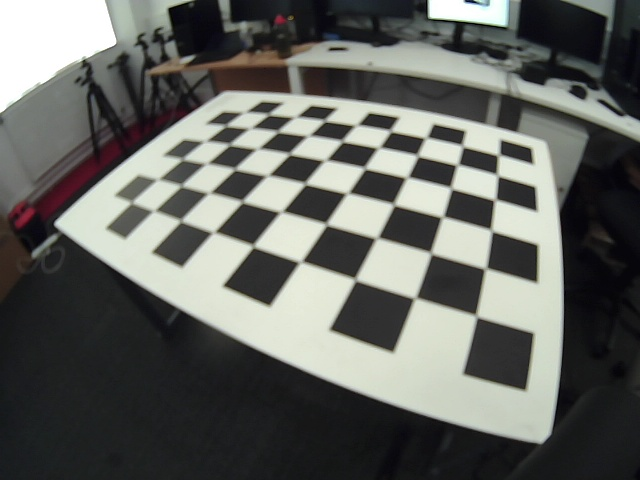
#> input picture 3D_multi_pose_estimator/calibration_camera/intrinsic/captured_images/Cam1/image_000.jpg, 640 x 480 px; its folder holds only this picture in this run
$ python Intrinsic_cam1_cam2.py
#> lines starting #> are read from the running program, lines starting #| are printed output that depends on the picture; after the words box and inside, x2 and y2 are one past the last pixel; in counts of white or black regions, pixels touching at a corner belong together; long printed decimals are rounded
import numpy as np
import cv2
import glob
import os
from pathlib import Path
import matplotlib.pyplot as plt

# === SETTINGS ===
# Checkerboard dimensions (internal corners)
CHECKERBOARD = (9, 6)  # (width, height)

# Square size in real-world units (millimeters)
square_size = 24.0  # in mm

# Camera folders - update these paths to your image directories
camera_folders = {
    "Cam0": r"/home/arptracker/rmunusamy/human_tracker_MSC/human_tracker/calibration_camera/intrinsic/captured_images/Cam1",
    "Cam1": r"/home/arptracker/rmunusamy/human_tracker_MSC/human_tracker/calibration_camera/intrinsic/captured_images/Cam1"
}

# Create output directory for visualization
output_dir = "calibration_results"
os.makedirs(output_dir, exist_ok=True)

# Termination criteria for corner refinement
criteria = (cv2.TERM_CRITERIA_EPS + cv2.TERM_CRITERIA_MAX_ITER, 30, 0.001)

# Process each camera
for cam_name, image_folder in camera_folders.items():
    print(f"\n=== Calibrating {cam_name} ===")

    # Prepare object points: (0,0,0), (1,0,0), (2,0,0) ... (8,5,0)
    objp = np.zeros((CHECKERBOARD[1] * CHECKERBOARD[0], 3), np.float32)
    objp[:, :2] = np.mgrid[0:CHECKERBOARD[0], 0:CHECKERBOARD[1]].T.reshape(-1, 2)
    objp *= square_size  # Scale to real-world size

    # Arrays to store object points and image points
    objpoints = []  # 3D points in real world space
    imgpoints = []  # 2D points in image plane

    # List for storing image paths where checkerboard was found
    successful_images = []

    # Get all calibration images
    images = glob.glob(os.path.join(image_folder, "*.jpg"))
    if not images:
        images = glob.glob(os.path.join(image_folder, "*.png"))

    if not images:
        print(f"No images found in {image_folder}")
        continue

    print(f"Found {len(images)} images for {cam_name}")

    # Process each image
    for idx, fname in enumerate(images):
        img = cv2.imread(fname)
#> img is the input picture: shape (480, 640, 3); mean B, G, R 96.5, 100.8, 99.1
        if img is None:
            print(f"Could not read image {fname}. Skipping.")
            continue

        # Convert to grayscale
        gray = cv2.cvtColor(img, cv2.COLOR_BGR2GRAY)

        # Find the checkerboard corners
        flags = cv2.CALIB_CB_ADAPTIVE_THRESH + cv2.CALIB_CB_NORMALIZE_IMAGE + cv2.CALIB_CB_FAST_CHECK
        ret, corners = cv2.findChessboardCorners(gray, CHECKERBOARD, flags)
#> ret = True; corners = 54 rows, first 8: [476, 316], [415, 298.1], [355, 279.5], [300.5, 261.5], [253.4, 247.8], [213.5, 232.5], [180.5, 220.5], [154, 211]

        # If found, refine and add points
        if ret:
            # Refine corner positions
            corners2 = cv2.cornerSubPix(
                gray, corners, (11, 11), (-1, -1), criteria
            )
#> corners2 = 54 rows, first 8: [476.3, 316], [415, 298], [355.2, 279.5], [300.5, 261.8], [253.2, 246], [213.6, 232.2], [180.7, 220.7], [154.1, 210.6]

            # Store results
            objpoints.append(objp)
            imgpoints.append(corners2)
            successful_images.append(fname)

            # Draw and save the corners
            cv2.drawChessboardCorners(img, CHECKERBOARD, corners2, ret)
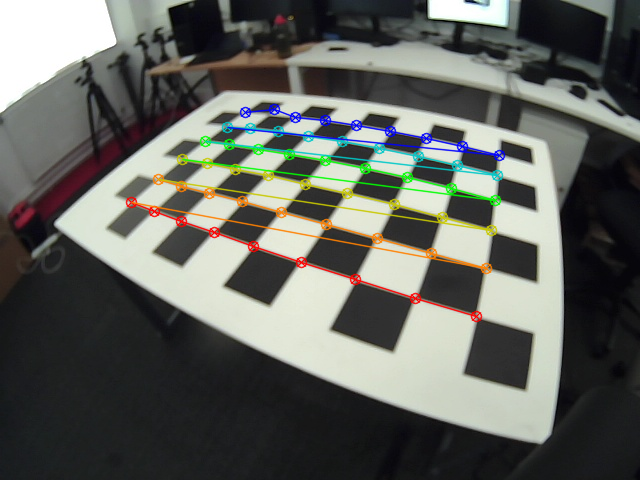
#> img: shape (480, 640, 3); 4.45% of pixels changed, all inside (x1, y1, x2, y2) = (125, 103, 506, 323)
            output_file = os.path.join(output_dir, f"{cam_name}_corners_{idx}.jpg")
            cv2.imwrite(output_file, img)

            print(f"[OK] {os.path.basename(fname)} - corners found")
        else:
            print(f"[MISS] {os.path.basename(fname)} - checkerboard not found")

    # Calibrate camera if we have enough data
    if len(objpoints) > 0:
        print(f"\nCalibrating {cam_name} with {len(objpoints)} images...")

        # Get image size
        h, w = gray.shape
#> h = 480; w = 640
        img_size = (w, h)
#> img_size = (640, 480)

        # Calibrate camera
        ret, camera_matrix, dist_coeffs, rvecs, tvecs = cv2.calibrateCamera(
            objpoints, imgpoints, img_size, None, None)
#> ret = 0.953; camera_matrix = [[312.9, 0, 347.2], [0, 307.6, 253.9], [0, 0, 1]]; dist_coeffs = [[-0.27, 0.0334, -0.0113, -0.00289, 0.0492]]; rvecs = ([-0.25, -0.945, -2.6],); tvecs = ([47.1, 23.39, 105.9],)

        if ret:
            # Calculate reprojection error
            mean_error = 0
            for i in range(len(objpoints)):
                imgpoints2, _ = cv2.projectPoints(objpoints[i], rvecs[i], tvecs[i], camera_matrix, dist_coeffs)
                error = cv2.norm(imgpoints[i], imgpoints2, cv2.NORM_L2) / len(imgpoints2)
                mean_error += error
#> this loop made 1 pass
#> (error, mean_error) on pass 1: (0.13, 0.13)
#> after the loop, mean_error = 0.13

            mean_error /= len(objpoints)

            print(f"[SUCCESS] {cam_name} Calibration completed")
            print(f"Camera Matrix ({cam_name}):\n{camera_matrix}")
#| Camera Matrix (Cam0):
#| [[312.944   0.         347.199]
#|  [  0.         307.558 253.868]
#|  [  0.           0.           1.        ]]
            print(f"Distortion Coefficients ({cam_name}):\n{dist_coeffs.ravel()}")
#| Distortion Coefficients (Cam0):
#| [-0.2696  0.03345 -0.01128 -0.00289  0.04924]
            print(f"Mean Reprojection Error: {mean_error}")
#| Mean Reprojection Error: 0.1297

            # Save calibration data
            output_file = f"calibration_{cam_name}.npz"
            np.savez(output_file,
                     camera_matrix=camera_matrix,
                     dist_coeffs=dist_coeffs,
                     rvecs=rvecs,
                     tvecs=tvecs,
                     image_size=img_size,
                     reprojection_error=mean_error)

            print(f"✅ Saved {output_file}")

# [38 lines of commented-out code are left out]
print(f"Results saved to {output_dir}")
print("The camera matrices and distortion coefficients are saved in the .npz files.")
print("These will be used for the extrinsic calibration with AprilTags.")

cv2.destroyAllWindows()
